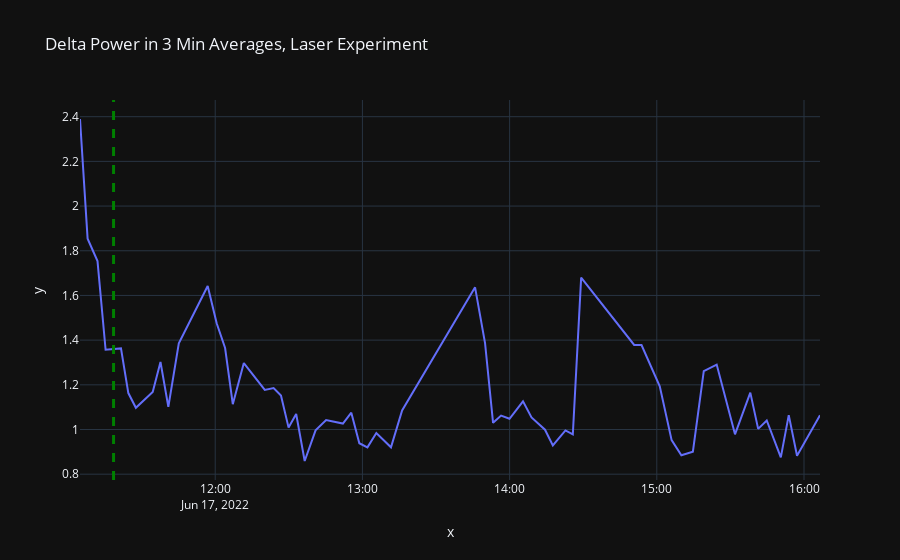

Source (notebook cell):
### Code cell
import plotly.graph_objects as go
fig = px.line(x=delta_decay['datetime'], y=delta_decay['delta_mean_norm'], title='Delta Power in 3 Min Averages, Laser Experiment')
fig.add_vline(x=laser_laser_on, line_width=3, line_dash="dash", line_color="green")
